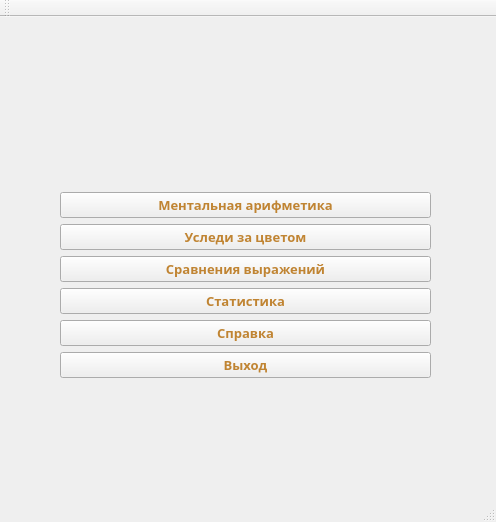
<?xml version="1.0" encoding="UTF-8"?>
<ui version="4.0">
 <class>MainWindow</class>
 <widget class="QMainWindow" name="MainWindow">
  <property name="geometry">
   <rect>
    <x>0</x>
    <y>0</y>
    <width>496</width>
    <height>522</height>
   </rect>
  </property>
  <property name="palette">
   <palette>
    <active>
     <colorrole role="ButtonText">
      <brush brushstyle="SolidPattern">
       <color alpha="255">
        <red>192</red>
        <green>132</green>
        <blue>50</blue>
       </color>
      </brush>
     </colorrole>
    </active>
    <inactive>
     <colorrole role="ButtonText">
      <brush brushstyle="SolidPattern">
       <color alpha="255">
        <red>192</red>
        <green>132</green>
        <blue>50</blue>
       </color>
      </brush>
     </colorrole>
    </inactive>
    <disabled>
     <colorrole role="ButtonText">
      <brush brushstyle="SolidPattern">
       <color alpha="255">
        <red>120</red>
        <green>120</green>
        <blue>120</blue>
       </color>
      </brush>
     </colorrole>
    </disabled>
   </palette>
  </property>
  <property name="font">
   <font>
    <family>Segoe UI Black</family>
    <pointsize>10</pointsize>
    <weight>75</weight>
    <bold>true</bold>
   </font>
  </property>
  <property name="windowTitle">
   <string>MainWindow</string>
  </property>
  <property name="tabShape">
   <enum>QTabWidget::Triangular</enum>
  </property>
  <widget class="QWidget" name="centralWidget">
   <widget class="QWidget" name="verticalLayoutWidget">
    <property name="geometry">
     <rect>
      <x>10</x>
      <y>10</y>
      <width>471</width>
      <height>437</height>
     </rect>
    </property>
    <layout class="QVBoxLayout" name="verticalLayout">
     <property name="sizeConstraint">
      <enum>QLayout::SetMinimumSize</enum>
     </property>
     <property name="leftMargin">
      <number>50</number>
     </property>
     <property name="topMargin">
      <number>0</number>
     </property>
     <property name="rightMargin">
      <number>50</number>
     </property>
     <item>
      <widget class="QLabel" name="label">
       <property name="sizePolicy">
        <sizepolicy hsizetype="Minimum" vsizetype="Fixed">
         <horstretch>0</horstretch>
         <verstretch>0</verstretch>
        </sizepolicy>
       </property>
       <property name="palette">
        <palette>
         <active>
          <colorrole role="WindowText">
           <brush brushstyle="SolidPattern">
            <color alpha="255">
             <red>192</red>
             <green>132</green>
             <blue>50</blue>
            </color>
           </brush>
          </colorrole>
          <colorrole role="Button">
           <brush brushstyle="SolidPattern">
            <color alpha="255">
             <red>55</red>
             <green>54</green>
             <blue>63</blue>
            </color>
           </brush>
          </colorrole>
          <colorrole role="Text">
           <brush brushstyle="SolidPattern">
            <color alpha="255">
             <red>192</red>
             <green>132</green>
             <blue>50</blue>
            </color>
           </brush>
          </colorrole>
          <colorrole role="ButtonText">
           <brush brushstyle="SolidPattern">
            <color alpha="255">
             <red>192</red>
             <green>132</green>
             <blue>50</blue>
            </color>
           </brush>
          </colorrole>
         </active>
         <inactive>
          <colorrole role="WindowText">
           <brush brushstyle="SolidPattern">
            <color alpha="255">
             <red>192</red>
             <green>132</green>
             <blue>50</blue>
            </color>
           </brush>
          </colorrole>
          <colorrole role="Button">
           <brush brushstyle="SolidPattern">
            <color alpha="255">
             <red>55</red>
             <green>54</green>
             <blue>63</blue>
            </color>
           </brush>
          </colorrole>
          <colorrole role="Text">
           <brush brushstyle="SolidPattern">
            <color alpha="255">
             <red>192</red>
             <green>132</green>
             <blue>50</blue>
            </color>
           </brush>
          </colorrole>
          <colorrole role="ButtonText">
           <brush brushstyle="SolidPattern">
            <color alpha="255">
             <red>192</red>
             <green>132</green>
             <blue>50</blue>
            </color>
           </brush>
          </colorrole>
         </inactive>
         <disabled>
          <colorrole role="WindowText">
           <brush brushstyle="SolidPattern">
            <color alpha="255">
             <red>120</red>
             <green>120</green>
             <blue>120</blue>
            </color>
           </brush>
          </colorrole>
          <colorrole role="Button">
           <brush brushstyle="SolidPattern">
            <color alpha="255">
             <red>55</red>
             <green>54</green>
             <blue>63</blue>
            </color>
           </brush>
          </colorrole>
          <colorrole role="Text">
           <brush brushstyle="SolidPattern">
            <color alpha="255">
             <red>120</red>
             <green>120</green>
             <blue>120</blue>
            </color>
           </brush>
          </colorrole>
          <colorrole role="ButtonText">
           <brush brushstyle="SolidPattern">
            <color alpha="255">
             <red>120</red>
             <green>120</green>
             <blue>120</blue>
            </color>
           </brush>
          </colorrole>
         </disabled>
        </palette>
       </property>
       <property name="text">
        <string/>
       </property>
       <property name="pixmap">
        <pixmap resource="imgfiles.qrc">:/images/foto/BrainLogo1.png</pixmap>
       </property>
       <property name="scaledContents">
        <bool>false</bool>
       </property>
       <property name="alignment">
        <set>Qt::AlignCenter</set>
       </property>
      </widget>
     </item>
     <item>
      <layout class="QVBoxLayout" name="verticalLayout_2">
       <property name="leftMargin">
        <number>0</number>
       </property>
       <property name="topMargin">
        <number>5</number>
       </property>
       <property name="rightMargin">
        <number>0</number>
       </property>
       <property name="bottomMargin">
        <number>5</number>
       </property>
       <item>
        <widget class="QPushButton" name="mental">
         <property name="enabled">
          <bool>true</bool>
         </property>
         <property name="sizePolicy">
          <sizepolicy hsizetype="Minimum" vsizetype="Maximum">
           <horstretch>0</horstretch>
           <verstretch>0</verstretch>
          </sizepolicy>
         </property>
         <property name="font">
          <font>
           <weight>75</weight>
           <bold>true</bold>
          </font>
         </property>
         <property name="cursor">
          <cursorShape>PointingHandCursor</cursorShape>
         </property>
         <property name="contextMenuPolicy">
          <enum>Qt::DefaultContextMenu</enum>
         </property>
         <property name="layoutDirection">
          <enum>Qt::LeftToRight</enum>
         </property>
         <property name="text">
          <string>Ментальная арифметика</string>
         </property>
         <property name="icon">
          <iconset resource="imgfiles.qrc">
           <normaloff>:/images/foto/mat.png</normaloff>:/images/foto/mat.png</iconset>
         </property>
         <property name="iconSize">
          <size>
           <width>45</width>
           <height>45</height>
          </size>
         </property>
        </widget>
       </item>
       <item>
        <widget class="QPushButton" name="color">
         <property name="cursor">
          <cursorShape>PointingHandCursor</cursorShape>
         </property>
         <property name="text">
          <string>Уследи за цветом</string>
         </property>
         <property name="icon">
          <iconset resource="imgfiles.qrc">
           <normaloff>:/images/foto/Graphics-Painting-icon.png</normaloff>:/images/foto/Graphics-Painting-icon.png</iconset>
         </property>
         <property name="iconSize">
          <size>
           <width>45</width>
           <height>45</height>
          </size>
         </property>
        </widget>
       </item>
       <item>
        <widget class="QPushButton" name="ineq">
         <property name="enabled">
          <bool>true</bool>
         </property>
         <property name="cursor">
          <cursorShape>PointingHandCursor</cursorShape>
         </property>
         <property name="autoFillBackground">
          <bool>false</bool>
         </property>
         <property name="text">
          <string>Сравнения выражений</string>
         </property>
         <property name="icon">
          <iconset resource="imgfiles.qrc">
           <normaloff>:/images/foto/justice.png</normaloff>:/images/foto/justice.png</iconset>
         </property>
         <property name="iconSize">
          <size>
           <width>45</width>
           <height>45</height>
          </size>
         </property>
        </widget>
       </item>
       <item>
        <widget class="QPushButton" name="stats">
         <property name="cursor">
          <cursorShape>PointingHandCursor</cursorShape>
         </property>
         <property name="text">
          <string>Статистика</string>
         </property>
         <property name="icon">
          <iconset resource="imgfiles.qrc">
           <normaloff>:/images/foto/statistics-market-icon.png</normaloff>:/images/foto/statistics-market-icon.png</iconset>
         </property>
         <property name="iconSize">
          <size>
           <width>45</width>
           <height>45</height>
          </size>
         </property>
        </widget>
       </item>
       <item>
        <widget class="QPushButton" name="help">
         <property name="cursor">
          <cursorShape>PointingHandCursor</cursorShape>
         </property>
         <property name="text">
          <string>Справка</string>
         </property>
         <property name="icon">
          <iconset resource="imgfiles.qrc">
           <normaloff>:/images/foto/Help-icon.png</normaloff>:/images/foto/Help-icon.png</iconset>
         </property>
         <property name="iconSize">
          <size>
           <width>45</width>
           <height>45</height>
          </size>
         </property>
        </widget>
       </item>
       <item>
        <widget class="QPushButton" name="exit">
         <property name="cursor">
          <cursorShape>PointingHandCursor</cursorShape>
         </property>
         <property name="text">
          <string>Выход</string>
         </property>
         <property name="icon">
          <iconset resource="imgfiles.qrc">
           <normaloff>:/images/foto/door.png</normaloff>:/images/foto/door.png</iconset>
         </property>
         <property name="iconSize">
          <size>
           <width>45</width>
           <height>45</height>
          </size>
         </property>
        </widget>
       </item>
      </layout>
     </item>
    </layout>
   </widget>
  </widget>
  <widget class="QMenuBar" name="menuBar">
   <property name="geometry">
    <rect>
     <x>0</x>
     <y>0</y>
     <width>496</width>
     <height>21</height>
    </rect>
   </property>
  </widget>
  <widget class="QToolBar" name="mainToolBar">
   <attribute name="toolBarArea">
    <enum>TopToolBarArea</enum>
   </attribute>
   <attribute name="toolBarBreak">
    <bool>false</bool>
   </attribute>
  </widget>
  <widget class="QStatusBar" name="statusBar"/>
 </widget>
 <layoutdefault spacing="6" margin="11"/>
 <resources>
  <include location="imgfiles.qrc"/>
 </resources>
 <connections/>
</ui>
